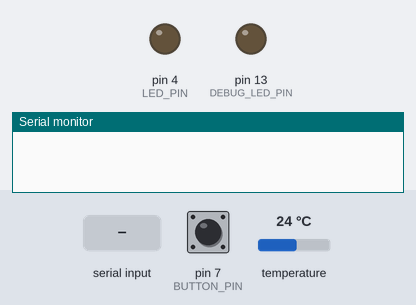
Simulated run of this sketch. Board: Arduino Uno, built with avr-gcc and run on an emulated ATmega328P. On the bench: output pins drawn as LEDs (lit = HIGH), the last lines printed to the serial monitor. The test bench sets the inputs (shaded band); at power-on: pin 7 (BUTTON_PIN) HIGH, temperature 24 °C.

Above: at 1.2 s.
1.3 s: "GetTemperature" received over Serial
At 2.7 s:
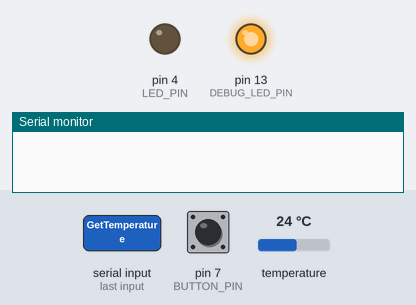
4.3 s: "TurnLedOn" received over Serial
At 6.0 s:
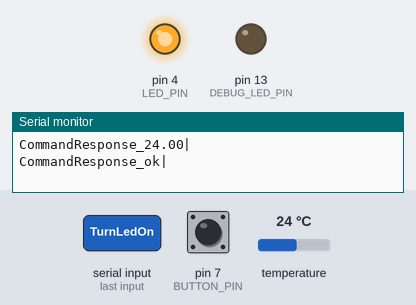
6.8 s: "GetTemperature" received over Serial
At 8.1 s:
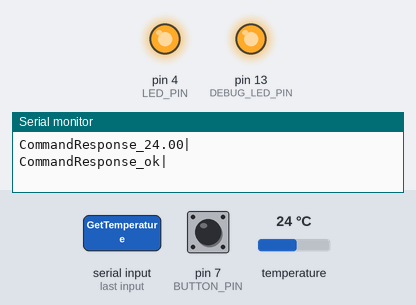
11.4 s: "TurnLedOff" received over Serial
At 13.8 s:
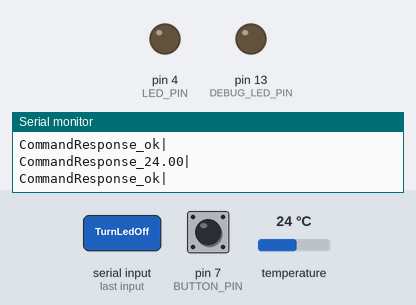
Timing chart, 0 to 14.9 s (numbered marks = the images above; inputs shaded):
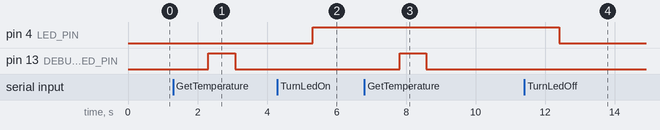

The sketch:

Sketch.ino
```cpp
#include <OneWire.h>
#include <DallasTemperature.h>

#define ONE_WIRE_BUS 2
#define DEBUG_LED_PIN 13
#define LED_PIN 4
#define BUTTON_PIN 7

const String Event = "Event";
const String CommandResponse = "CommandResponse";

String message = "";
char* buf;
bool ledState;
int buttonValue = HIGH;

OneWire oneWire(ONE_WIRE_BUS);
DallasTemperature sensors(&oneWire);
void setup()
{

  pinMode(DEBUG_LED_PIN, OUTPUT);
  pinMode(LED_PIN, OUTPUT);
  pinMode(BUTTON_PIN, INPUT_PULLUP);

  sensors.begin();

   Serial.begin(9600);
}
void loop()
{
  String command;

  int currentButtonValue = digitalRead(BUTTON_PIN);
  if (currentButtonValue != buttonValue)
  {
    buttonValue = currentButtonValue;
    joinMessage(Event, buttonValue == LOW ? "ButtonLow" : "ButtonHigh");
  }

  if (Serial.available() > 0)
  {
    command = Serial.readString();

    if(command == "GetTemperature")
    {
      digitalWrite(DEBUG_LED_PIN, 1);
      sensors.requestTemperatures();

      String value = "";
      value.concat(sensors.getTempCByIndex(0));
      joinMessage(CommandResponse, value);
      digitalWrite(DEBUG_LED_PIN, 0);
    }

    if(command == "TurnLedOn")
    {
      digitalWrite(LED_PIN, 1);
      ledState = true;

      joinMessage(CommandResponse, "ok");
    }

    if(command == "TurnLedOff")
    {
      digitalWrite(LED_PIN, 0);
      ledState = false;

      joinMessage(CommandResponse, "ok");
    }

    if(command == "GetLedState")
    {
      joinMessage(CommandResponse, ledState ? "1" : "0");
    }
  }

  sendMessage();
  delay(10);
}

void joinMessage(String type, String text)
{
  message += type + "_" + text + "|";
}

void sendMessage()
{
  if (message != "")
  {
    Serial.println(message);
    message = "";
  }
}
```

Measured:
- after the input at 1.3 s, pin 13 (DEBUG_LED_PIN): LOW → HIGH after 1.0 s, → LOW 0.76 s later
- after the input at 4.3 s, pin 4 (LED_PIN): LOW → HIGH after 1.0 s
- after the input at 6.8 s, pin 13 (DEBUG_LED_PIN): LOW → HIGH after 1.0 s, → LOW 0.76 s later
- after the input at 11.4 s, pin 4 (LED_PIN): HIGH → LOW after 1.0 s
